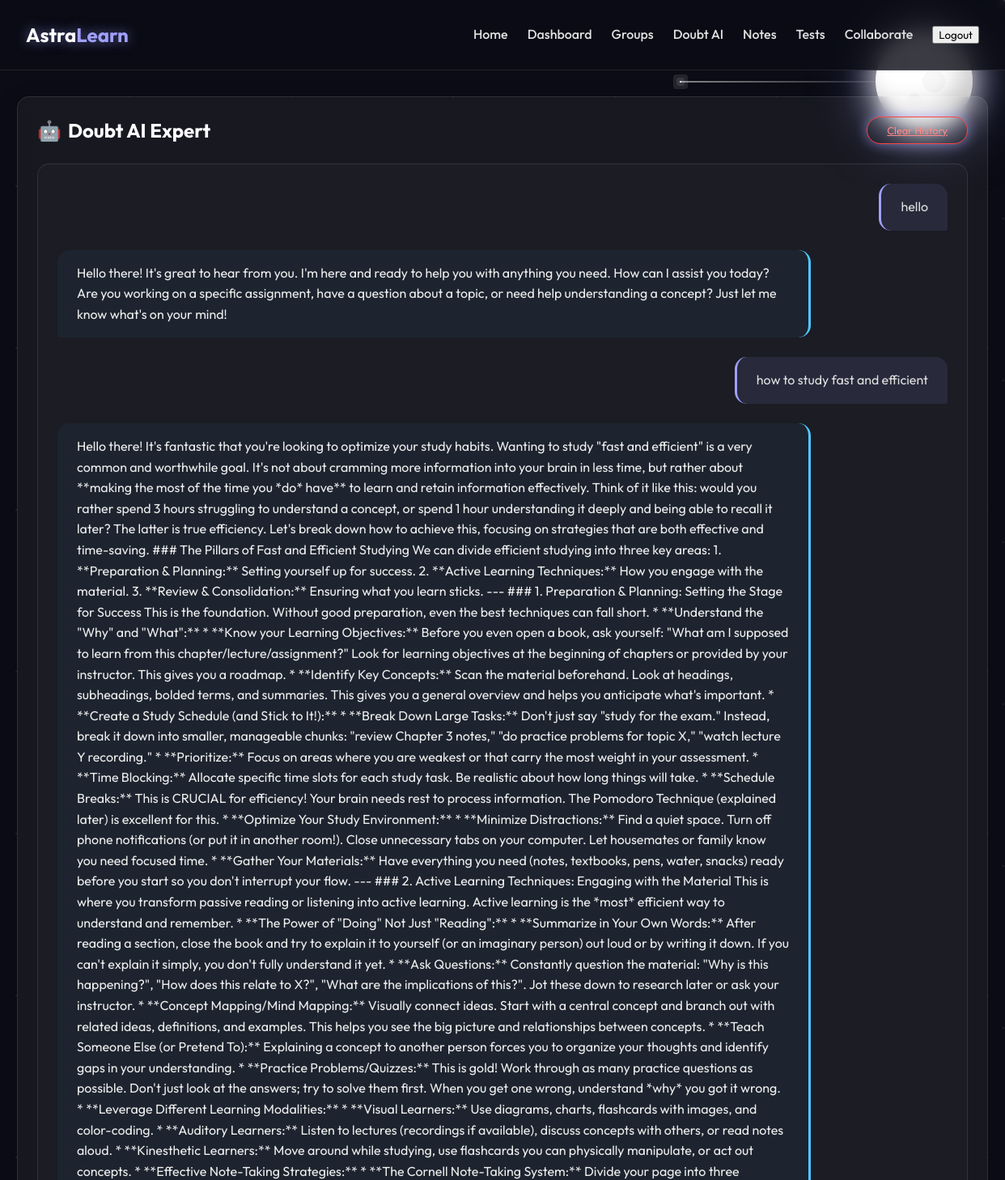
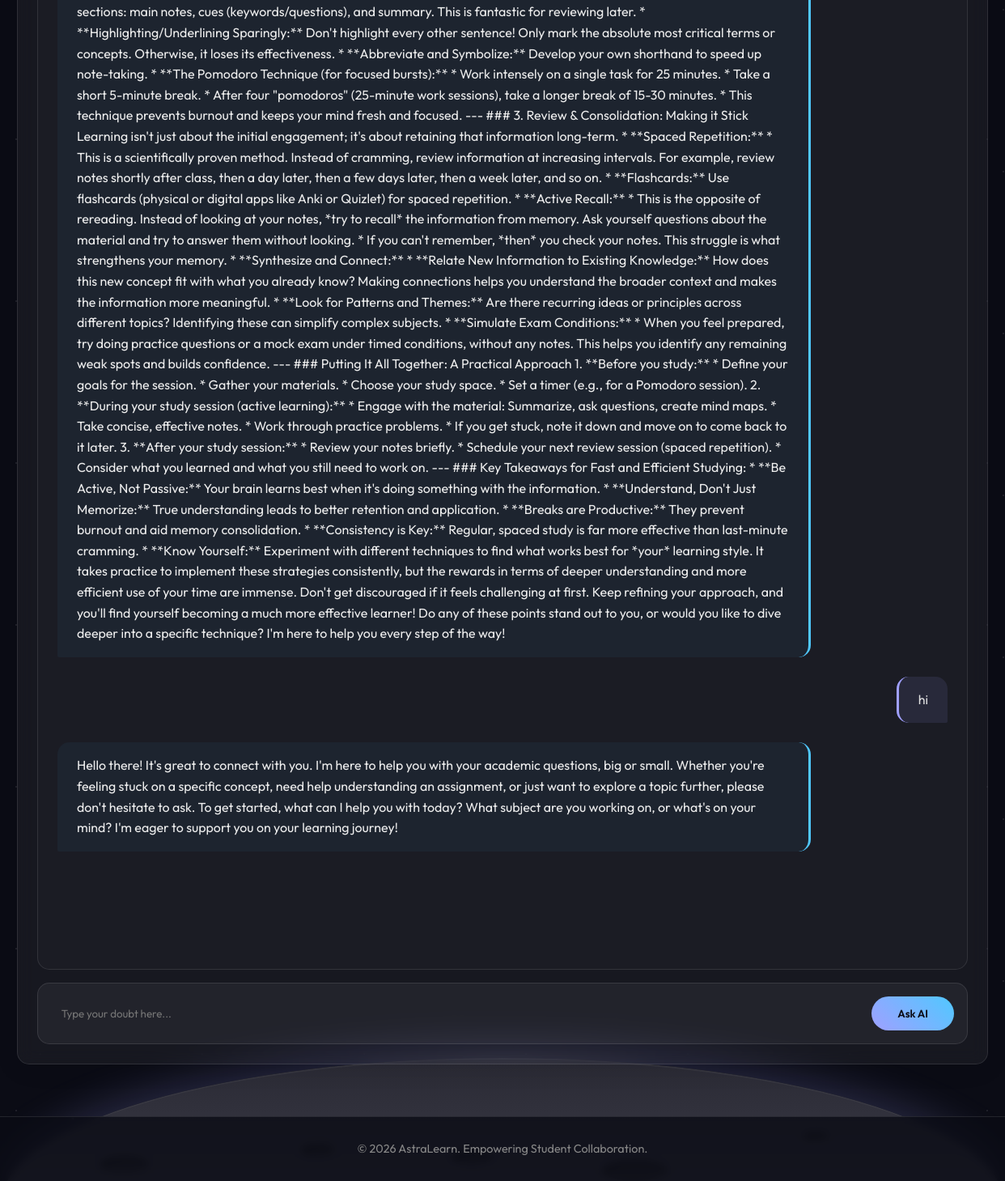
The app's page /doubt-ai/ (signed in) with its own data (2 pictures, top to bottom).
### doubt_ai/models.py (models this page shows, shortened)
class DoubtHistory(models.Model):
    user = models.ForeignKey(settings.AUTH_USER_MODEL, on_delete=models.CASCADE)
    message = models.TextField()
    response = models.TextField()
    timestamp = models.DateTimeField(auto_now_add=True)
    class Meta:
        ordering = ['-timestamp']

### doubt_ai/views.py (the view)
# urls.py: path('', views.chat_view, name='doubt_ai_chat'),
@login_required
@cache_control(no_cache=True, must_revalidate=True, no_store=True)
def chat_view(request):
    try:
        history = DoubtHistory.objects.filter(user=request.user).order_by('timestamp')
    except Exception:
        history = []
    return render(request, 'doubt_ai/chat.html', {'history': history})

### templates/doubt_ai/chat.html (shortened to what this page needs)
{% extends 'base.html' %}
{% load static %}
{% block content %}
<div class="glass-panel" style="padding: 1.5rem;">
    <div style="display: flex; justify-content: space-between; align-items: center; margin-bottom: 1.5rem;">
        <h2 style="margin: 0; display: flex; align-items: center; gap: 0.5rem;">
            <span>🤖</span> Doubt AI Expert
        </h2>
        <div style="display: flex; gap: 1rem;">
            <a href="{% url 'clear_history' %}" class="btn-glow"
                style="font-size: 0.8rem; border-color: #ff4444; color: #ff8888;"
                onclick="return confirm('Clear all chat history?')">Clear History</a>
        </div>
    </div>
    <div class="chat-container">
        <div class="chat-messages" id="chat-messages">
            {% for chat in history %}
            <div class="message user">
                {{ chat.message }}
            </div>
            <div class="message ai">
                {{ chat.response|safe }}
            </div>
            {% empty %}
            <div style="text-align: center; margin-top: 5rem; opacity: 0.5;">
                <p>Hello! I am your AI Academic Tutor. How can I help you today?</p>
                <p style="font-size: 0.8rem;">Ask me anything about your subjects, equations, or concepts.</p>
            </div>
            {% endfor %}
        </div>
        <form id="chat-form" class="chat-input-area">
            <input type="text" id="user-input" placeholder="Type your doubt here..." autocomplete="off" required>
            <button type="submit" class="btn-primary" style="padding: 0.5rem 2rem;">Ask AI</button>
        </form>
    </div>
</div>
{% endblock %}

### static/css/style.css (style rules this page uses)
:root { --primary-color: #A0A0FF; --secondary-color: #50C8FF; --accent-glow: 0 0 15px rgba(160, 160, 255, 0.6); --bg-dark: #0B0C15; --glass-bg: rgba(255, 255, 255, 0.05); --glass-border: 1px solid rgba(255, 255, 255, 0.1); --text-color: #E0E0E0; --font-family: 'Outfit', sans-serif; }
body { background-color: var(--bg-dark); color: var(--text-color); font-family: var(--font-family); margin: 0; padding: 0; overflow-x: hidden; min-height: 100vh; display: flex; flex-direction: column; }
.btn-glow { padding: 0.5rem 1.5rem; border: 1px solid var(--primary-color); border-radius: 20px; background: transparent; color: var(--primary-color); box-shadow: var(--accent-glow); transition: all 0.3s ease; }
.glass-panel { background: var(--glass-bg); backdrop-filter: blur(10px); border: var(--glass-border); border-radius: 15px; padding: 2rem; box-shadow: 0 4px 30px rgba(0, 0, 0, 0.1); margin-bottom: 2rem; }
h1, h2, h3 { color: white; margin-bottom: 1rem; }
input, textarea, select { width: 100%; padding: 0.8rem; margin-bottom: 1rem; background: rgba(255, 255, 255, 0.05); border: 1px solid rgba(255, 255, 255, 0.2); border-radius: 5px; color: white; font-family: var(--font-family); }
button { cursor: pointer; font-family: var(--font-family); }
.btn-primary { background: linear-gradient(45deg, var(--primary-color), var(--secondary-color)); border: none; padding: 0.8rem 2rem; border-radius: 25px; color: var(--bg-dark); font-weight: 600; transition: transform 0.2s ease; }

### templates/doubt_ai/chat.html (style rules this page uses)
.chat-container { height: calc(100vh - 250px); display: flex; flex-direction: column; gap: 1rem; }
.chat-messages { flex: 1; overflow-y: auto; padding: 1.5rem; background: rgba(255, 255, 255, 0.02); border: var(--glass-border); border-radius: 15px; display: flex; flex-direction: column; gap: 1.5rem; scrollbar-width: thin; scrollbar-color: var(--primary-color) transparent; }
.message { max-width: 80%; padding: 1rem 1.5rem; border-radius: 15px; animation: fadeIn 0.3s ease-out; line-height: 1.6; }
.message.user { align-self: flex-end; background: rgba(160, 160, 255, 0.1); border-left: 3px solid var(--primary-color); border-bottom-right-radius: 2px; }
.message.ai { align-self: flex-start; background: rgba(80, 200, 255, 0.05); border-right: 3px solid var(--secondary-color); border-bottom-left-radius: 2px; color: #eee; }
.chat-input-area { display: flex; gap: 1rem; padding: 1rem; background: var(--glass-bg); border: var(--glass-border); border-radius: 15px; }
.chat-input-area input { flex: 1; margin-bottom: 0; background: transparent; border: none; }

### records on screen
DoubtHistory: message "hello", response "Hello there! It's great to hear from you. I'm here and ready to help you with anything you need. How can I assist you today? Are you working on a specific assignment, have a question about a topic, or need help understanding a concept? Just let me know what's on your mind!"
DoubtHistory: message "how to study fast and efficient", response "Hello there! It's fantastic that you're looking to optimize your study habits. Wanting to study \"fast and efficient\" is a very common and worthwhile goal. It's not about cramming more information into your brain in less time, but rather about **making the most of the time you *do* have** to learn and retain information effectively. Think of it like this: would you rather spend 3 hours struggling to understand a concept, or spend 1 hour understanding it deeply and being able to recall it later? The latter is true efficiency. Let's break down how to achieve this, focusing on strategies that are both effective and time-saving. ### The Pillars of Fast and Efficient Studying We can divide…"
DoubtHistory: message "hi", response "Hello there! It's great to connect with you. I'm here to help you with your academic questions, big or small. Whether you're feeling stuck on a specific concept, need help understanding an assignment, or just want to explore a topic further, please don't hesitate to ask. To get started, what can I help you with today? What subject are you working on, or what's on your mind? I'm eager to support you on your learning journey!"
